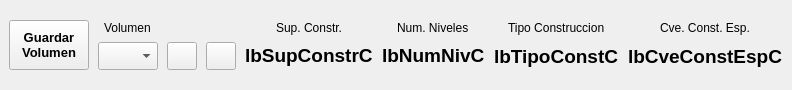
                   <widget class="QWidget" name="widget_9" native="true">
                    <property name="maximumSize">
                     <size>
                      <width>16777215</width>
                      <height>90</height>
                     </size>
                    </property>
                    <layout class="QGridLayout" name="gridLayout_21">
                     <property name="leftMargin">
                      <number>9</number>
                     </property>
                     <property name="topMargin">
                      <number>20</number>
                     </property>
                     <property name="rightMargin">
                      <number>9</number>
                     </property>
                     <property name="bottomMargin">
                      <number>20</number>
                     </property>
                     <property name="horizontalSpacing">
                      <number>9</number>
                     </property>
                     <item row="0" column="1" alignment="Qt::AlignHCenter">
                      <widget class="QLabel" name="label_41">
                       <property name="text">
                        <string>Volumen</string>
                       </property>
                      </widget>
                     </item>
                     <item row="0" column="4" alignment="Qt::AlignHCenter">
                      <widget class="QLabel" name="label_51">
                       <property name="text">
                        <string>Sup. Constr.</string>
                       </property>
                      </widget>
                     </item>
                     <item row="0" column="5" alignment="Qt::AlignHCenter">
                      <widget class="QLabel" name="label_64">
                       <property name="text">
                        <string>Num. Niveles</string>
                       </property>
                      </widget>
                     </item>
                     <item row="1" column="1">
                      <widget class="QComboBox" name="cmbVolumenC">
                       <property name="minimumSize">
                        <size>
                         <width>0</width>
                         <height>28</height>
                        </size>
                       </property>
                       <property name="maximumSize">
                        <size>
                         <width>60</width>
                         <height>28</height>
                        </size>
                       </property>
                       <property name="font">
                        <font>
                         <pointsize>14</pointsize>
                         <weight>75</weight>
                         <bold>true</bold>
                        </font>
                       </property>
                       <property name="styleSheet">
                        <string notr="true">QComboBox QAbstractItemView::item { min-height: 25;}
QListView{color: black ; font-size: 16px; outline:none; font-weight:bold}QListView::item:selected { color: red; background-color: lightgray;}</string>
                       </property>
                      </widget>
                     </item>
                     <item row="1" column="2" alignment="Qt::AlignVCenter">
                      <widget class="QPushButton" name="btnAddConstC">
                       <property name="minimumSize">
                        <size>
                         <width>30</width>
                         <height>28</height>
                        </size>
                       </property>
                       <property name="maximumSize">
                        <size>
                         <width>30</width>
                         <height>28</height>
                        </size>
                       </property>
                       <property name="text">
                        <string/>
                       </property>
                       <property name="icon">
                        <iconset>
                         <normaloff>:/cedula/icons/add.png</normaloff>:/cedula/icons/add.png</iconset>
                       </property>
                      </widget>
                     </item>
                     <item row="1" column="3">
                      <widget class="QPushButton" name="btnDelConstrC">
                       <property name="minimumSize">
                        <size>
                         <width>30</width>
                         <height>28</height>
                        </size>
                       </property>
                       <property name="maximumSize">
                        <size>
                         <width>30</width>
                         <height>28</height>
                        </size>
                       </property>
                       <property name="text">
                        <string/>
                       </property>
                       <property name="icon">
                        <iconset>
                         <normaloff>:/cedula/icons/remove_one.png</normaloff>:/cedula/icons/remove_one.png</iconset>
                       </property>
                      </widget>
                     </item>
                     <item row="1" column="4" alignment="Qt::AlignHCenter|Qt::AlignVCenter">
                      <widget class="QLabel" name="lbSupConstrC">
                       <property name="font">
                        <font>
                         <pointsize>14</pointsize>
                         <weight>75</weight>
                         <bold>true</bold>
                        </font>
                       </property>
                       <property name="text">
                        <string>lbSupConstrC</string>
                       </property>
                      </widget>
                     </item>
                     <item row="1" column="5" alignment="Qt::AlignHCenter|Qt::AlignVCenter">
                      <widget class="QLabel" name="lbNumNivC">
                       <property name="font">
                        <font>
                         <pointsize>14</pointsize>
                         <weight>75</weight>
                         <bold>true</bold>
                        </font>
                       </property>
                       <property name="text">
                        <string>lbNumNivC</string>
                       </property>
                      </widget>
                     </item>
                     <item row="0" column="6" alignment="Qt::AlignHCenter">
                      <widget class="QLabel" name="label_77">
                       <property name="text">
                        <string>Tipo Construccion</string>
                       </property>
                      </widget>
                     </item>
                     <item row="1" column="6" alignment="Qt::AlignHCenter">
                      <widget class="QLabel" name="lbTipoConstC">
                       <property name="font">
                        <font>
                         <pointsize>14</pointsize>
                         <weight>75</weight>
                         <bold>true</bold>
                        </font>
                       </property>
                       <property name="text">
                        <string>lbTipoConstC</string>
                       </property>
                      </widget>
                     </item>
                     <item row="1" column="7" alignment="Qt::AlignHCenter">
                      <widget class="QLabel" name="lbCveConstEspC">
                       <property name="font">
                        <font>
                         <pointsize>14</pointsize>
                         <weight>75</weight>
                         <bold>true</bold>
                        </font>
                       </property>
                       <property name="text">
                        <string>lbCveConstEspC</string>
                       </property>
                      </widget>
                     </item>
                     <item row="0" column="7" alignment="Qt::AlignHCenter">
                      <widget class="QLabel" name="lbCveConstEspC_2">
                       <property name="text">
                        <string>Cve. Const. Esp.</string>
                       </property>
                      </widget>
                     </item>
                     <item row="0" column="0" rowspan="2">
                      <widget class="QPushButton" name="btnGuardaVolC">
                       <property name="sizePolicy">
                        <sizepolicy hsizetype="Minimum" vsizetype="Fixed">
                         <horstretch>70</horstretch>
                         <verstretch>50</verstretch>
                        </sizepolicy>
                       </property>
                       <property name="minimumSize">
                        <size>
                         <width>70</width>
                         <height>50</height>
                        </size>
                       </property>
                       <property name="font">
                        <font>
                         <pointsize>10</pointsize>
                         <weight>75</weight>
                         <bold>true</bold>
                        </font>
                       </property>
                       <property name="text">
                        <string>Guardar
Volumen</string>
                       </property>
                      </widget>
                     </item>
                    </layout>
                   </widget>
